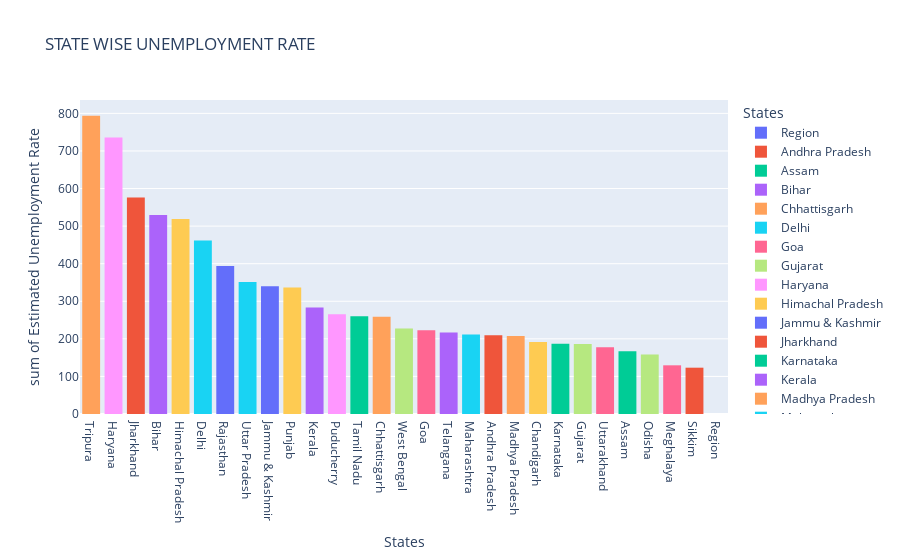

Write notebook code for a chart like this one.
### Code cell
#visualizing the given dataset using histogram
fg=px.histogram(data,x='States',y='Estimated Unemployment Rate',color='States',title='STATE WISE UNEMPLOYMENT RATE',template='plotly')
fg.update_layout(xaxis={'categoryorder':'total descending'})
fg.show()

### Figure 1 — Plotly figure (JSON) as saved in the notebook; plotly's stock layout.template omitted (floating-point values rounded to 4 significant figures)
{"data": [{"alignmentgroup": "True", "bingroup": "x", "histfunc": "sum", "hovertemplate": "States=%{x}<br>sum of Estimated Unemployment Rate=%{y}<extra></extra>", "legendgroup": "Region", "marker": {"color": "#636efa", "pattern": {"shape": ""}}, "name": "Region", "offsetgroup": "Region", "orientation": "v", "showlegend": true, "type": "histogram", "x": ["Region"], "xaxis": "x", "y": [" Estimated Unemployment Rate (%)"], "yaxis": "y"}, {"alignmentgroup": "True", "bingroup": "x", "histfunc": "sum", "hovertemplate": "States=%{x}<br>sum of Estimated Unemployment Rate=%{y}<extra></extra>", "legendgroup": "Andhra Pradesh", "marker": {"color": "#EF553B", "pattern": {"shape": ""}}, "name": "Andhra Pradesh", "offsetgroup": "Andhra Pradesh", "orientation": "v", "showlegend": true, "type": "histogram", "x": ["Andhra Pradesh", "Andhra Pradesh", "Andhra Pradesh", "Andhra Pradesh", "Andhra Pradesh", "Andhra Pradesh", "Andhra Pradesh", "Andhra Pradesh", "Andhra Pradesh", "Andhra Pradesh", "Andhra Pradesh", "Andhra Pradesh", "Andhra Pradesh", "Andhra Pradesh", "Andhra Pradesh", "Andhra Pradesh", "Andhra Pradesh", "Andhra Pradesh", "Andhra Pradesh", "Andhra Pradesh", "Andhra Pradesh", "Andhra Pradesh", "Andhra Pradesh", "Andhra Pradesh", "Andhra Pradesh", "Andhra Pradesh", "Andhra Pradesh", "Andhra Pradesh"], "xaxis": "x", "y": [" 3.65", " 3.05", " 3.75", " 3.32", " 5.17", " 3.52", " 4.12", " 4.38", " 4.84", " 5.91", " 4.06", " 16.29", " 14.46", " 0.85", " 6.09", " 3.80", " 5.64", " 4.61", " 6.01", " 4.70", " 7.54", " 7.88", " 7.11", " 5.66", " 9.88", " 32.30", " 24.91", " 5.86"], "yaxis": "y"}, {"alignmentgroup": "True", "bingroup": "x", "histfunc": "sum", "hovertemplate": "States=%{x}<br>sum of Estimated Unemployment Rate=%{y}<extra></extra>", "legendgroup": "Assam", "marker": {"color": "#00cc96", "pattern": {"shape": ""}}, "name": "Assam", "offsetgroup": "Assam", "orientation": "v", "showlegend": true, "type": "histogram", "x": ["Assam", "Assam", "Assam", "Assam", "Assam", "Assam", "Assam", "Assam", "Assam", "Assam", "Assam", "Assam", "Assam", "Assam", "Assam", "Assam", "Assam", "Assam", "Assam", "Assam", "Assam", "Assam", "Assam", "Assam", "Assam", "Assam"], "xaxis": "x", "y": [" 4.29", " 5.08", " 4.26", " 5.79", " 4.46", " 4.65", " 4.66", " 4.29", " 3.26", " 3.77", " 9.38", " 0.00", " 7.87", " 9.89", " 3.21", " 10.39", " 9.26", " 11.17", " 6.31", " 5.02", " 7.24", " 9.98", " 10.34", " 8.37", " 10.77", " 3.42"], "yaxis": "y"}, {"alignmentgroup": "True", "bingroup": "x", "histfunc": "sum", "hovertemplate": "States=%{x}<br>sum of Estimated Unemployment Rate=%{y}<extra></extra>", "legendgroup": "Bihar", "marker": {"color": "#ab63fa", "pattern": {"shape": ""}}, "name": "Bihar", "offsetgroup": "Bihar", "orientation": "v", "showlegend": true, "type": "histogram", "x": ["Bihar", "Bihar", "Bihar", "Bihar", "Bihar", "Bihar", "Bihar", "Bihar", "Bihar", "Bihar", "Bihar", "Bihar", "Bihar", "Bihar", "Bihar", "Bihar", "Bihar", "Bihar", "Bihar", "Bihar", "Bihar", "Bihar", "Bihar", "Bihar", "Bihar", "Bihar", "Bihar", "Bihar"], "xaxis": "x", "y": [" 9.27", " 10.20", " 13.44", " 11.00", " 8.87", " 12.47", " 12.40", " 10.16", " 9.13", " 9.61", " 15.39", " 45.09", " 47.26", " 20.49", " 19.90", " 13.29", " 16.41", " 17.66", " 20.46", " 14.06", " 17.62", " 14.91", " 20.69", " 15.11", " 15.73", " 58.77", " 37.87", " 12.45"], "yaxis": "y"}, {"alignmentgroup": "True", "bingroup": "x", "histfunc": "sum", "hovertemplate": "States=%{x}<br>sum of Estimated Unemployment Rate=%{y}<extra></extra>", "legendgroup": "Chhattisgarh", "marker": {"color": "#FFA15A", "pattern": {"shape": ""}}, "name": "Chhattisgarh", "offsetgroup": "Chhattisgarh", "orientation": "v", "showlegend": true, "type": "histogram", "x": ["Chhattisgarh", "Chhattisgarh", "Chhattisgarh", "Chhattisgarh", "Chhattisgarh", "Chhattisgarh", "Chhattisgarh", "Chhattisgarh", "Chhattisgarh", "Chhattisgarh", "Chhattisgarh", "Chhattisgarh", "Chhattisgarh", "Chhattisgarh", "Chhattisgarh", "Chhattisgarh", "Chhattisgarh", "Chhattisgarh", "Chhattisgarh", "Chhattisgarh", "Chhattisgarh", "Chhattisgarh", "Chhattisgarh", "Chhattisgarh", "Chhattisgarh", "Chhattisgarh", "Chhattisgarh", "Chhattisgarh"], "xaxis": "x", "y": [" 9.82", " 6.76", " 4.54", " 4.64", " 8.33", " 6.96", " 2.77", " 6.11", " 9.89", " 7.89", " 7.31", " 0.00", " 7.64", " 10.14", " 9.77", " 11.77", " 8.17", " 6.29", " 9.46", " 10.27", " 8.32", " 3.57", " 9.01", " 9.79", " 8.21", " 20.13", " 24.10", " 27.07"], "yaxis": "y"}, {"alignmentgroup": "True", "bingroup": "x", "histfunc": "sum", "hovertemplate": "States=%{x}<br>sum of Estimated Unemployment Rate=%{y}<extra></extra>", "legendgroup": "Delhi", "marker": {"color": "#19d3f3", "pattern": {"shape": ""}}, "name": "Delhi", "offsetgroup": "Delhi", "orientation": "v", "showlegend": true, "type": "histogram", "x": ["Delhi", "Delhi", "Delhi", "Delhi", "Delhi", "Delhi", "Delhi", "Delhi", "Delhi", "Delhi", "Delhi", "Delhi", "Delhi", "Delhi", "Delhi", "Delhi", "Delhi", "Delhi", "Delhi", "Delhi", "Delhi", "Delhi", "Delhi", "Delhi", "Delhi", "Delhi", "Delhi", "Delhi"], "xaxis": "x", "y": [" 12.56", " 9.33", " 11.07", " 17.18", " 12.50", " 15.84", " 11.11", " 16.97", " 13.48", " 13.81", " 15.18", " 20.69", " 22.76", " 21.14", " 12.31", " 12.76", " 14.68", " 13.52", " 20.59", " 12.41", " 16.11", " 11.07", " 22.45", " 14.86", " 17.09", " 16.51", " 45.78", " 18.11"], "yaxis": "y"}, {"alignmentgroup": "True", "bingroup": "x", "histfunc": "sum", "hovertemplate": "States=%{x}<br>sum of Estimated Unemployment Rate=%{y}<extra></extra>", "legendgroup": "Goa", "marker": {"color": "#FF6692", "pattern": {"shape": ""}}, "name": "Goa", "offsetgroup": "Goa", "orientation": "v", "showlegend": true, "type": "histogram", "x": ["Goa", "Goa", "Goa", "Goa", "Goa", "Goa", "Goa", "Goa", "Goa", "Goa", "Goa", "Goa", "Goa", "Goa", "Goa", "Goa", "Goa", "Goa", "Goa", "Goa", "Goa", "Goa", "Goa", "Goa"], "xaxis": "x", "y": [" 2.91", " 5.45", " 10.98", " 1.98", " 3.61", " 7.21", " 23.71", " 3.54", " 5.38", " 0.00", " 15.91", " 20.00", " 2.75", " 13.33", " 12.28", " 4.90", " 3.16", " 12.31", " 25.20", " 16.22", " 10.92", " 4.31", " 4.76", " 11.76"], "yaxis": "y"}, {"alignmentgroup": "True", "bingroup": "x", "histfunc": "sum", "hovertemplate": "States=%{x}<br>sum of Estimated Unemployment Rate=%{y}<extra></extra>", "legendgroup": "Gujarat", "marker": {"color": "#B6E880", "pattern": {"shape": ""}}, "name": "Gujarat", "offsetgroup": "Gujarat", "orientation": "v", "showlegend": true, "type": "histogram", "x": ["Gujarat", "Gujarat", "Gujarat", "Gujarat", "Gujarat", "Gujarat", "Gujarat", "Gujarat", "Gujarat", "Gujarat", "Gujarat", "Gujarat", "Gujarat", "Gujarat", "Gujarat", "Gujarat", "Gujarat", "Gujarat", "Gujarat", "Gujarat", "Gujarat", "Gujarat", "Gujarat", "Gujarat", "Gujarat", "Gujarat", "Gujarat", "Gujarat"], "xaxis": "x", "y": [" 2.88", " 4.77", " 4.58", " 3.70", " 6.29", " 4.91", " 4.68", " 3.46", " 5.35", " 6.64", " 7.59", " 12.00", " 14.58", " 1.41", " 4.09", " 6.31", " 5.15", " 4.20", " 5.96", " 5.45", " 7.53", " 5.71", " 5.82", " 6.04", " 5.39", " 25.94", " 11.62", " 4.54"], "yaxis": "y"}, {"alignmentgroup": "True", "bingroup": "x", "histfunc": "sum", "hovertemplate": "States=%{x}<br>sum of Estimated Unemployment Rate=%{y}<extra></extra>", "legendgroup": "Haryana", "marker": {"color": "#FF97FF", "pattern": {"shape": ""}}, "name": "Haryana", "offsetgroup": "Haryana", "orientation": "v", "showlegend": true, "type": "histogram", "x": ["Haryana", "Haryana", "Haryana", "Haryana", "Haryana", "Haryana", "Haryana", "Haryana", "Haryana", "Haryana", "Haryana", "Haryana", "Haryana", "Haryana", "Haryana", "Haryana", "Haryana", "Haryana", "Haryana", "Haryana", "Haryana", "Haryana", "Haryana", "Haryana", "Haryana", "Haryana", "Haryana", "Haryana"], "xaxis": "x", "y": [" 14.54", " 23.08", " 16.22", " 30.94", " 16.36", " 24.17", " 16.59", " 29.56", " 16.21", " 27.19", " 23.92", " 41.61", " 34.22", " 35.57", " 24.67", " 20.42", " 25.45", " 24.19", " 26.84", " 21.04", " 27.06", " 23.65", " 27.24", " 23.29", " 27.14", " 46.89", " 38.46", " 29.41"], "yaxis": "y"}, {"alignmentgroup": "True", "bingroup": "x", "histfunc": "sum", "hovertemplate": "States=%{x}<br>sum of Estimated Unemployment Rate=%{y}<extra></extra>", "legendgroup": "Himachal Pradesh", "marker": {"color": "#FECB52", "pattern": {"shape": ""}}, "name": "Himachal Pradesh", "offsetgroup": "Himachal Pradesh", "orientation": "v", "showlegend": true, "type": "histogram", "x": ["Himachal Pradesh", "Himachal Pradesh", "Himachal Pradesh", "Himachal Pradesh", "Himachal Pradesh", "Himachal Pradesh", "Himachal Pradesh", "Himachal Pradesh", "Himachal Pradesh", "Himachal Pradesh", "Himachal Pradesh", "Himachal Pradesh", "Himachal Pradesh", "Himachal Pradesh", "Himachal Pradesh", "Himachal Pradesh", "Himachal Pradesh", "Himachal Pradesh", "Himachal Pradesh", "Himachal Pradesh", "Himachal Pradesh", "Himachal Pradesh", "Himachal Pradesh", "Himachal Pradesh", "Himachal Pradesh", "Himachal Pradesh", "Himachal Pradesh", "Himachal Pradesh"], "xaxis": "x", "y": [" 13.68", " 11.43", " 20.59", " 18.56", " 15.98", " 15.81", " 22.86", " 19.46", " 16.67", " 15.42", " 17.71", " 2.13", " 25.64", " 1.12", " 10.88", " 21.43", " 21.51", " 24.48", " 12.00", " 23.77", " 27.27", " 25.32", " 18.15", " 27.31", " 26.44", " 2.70", " 50.00", " 10.81"], "yaxis": "y"}, {"alignmentgroup": "True", "bingroup": "x", "histfunc": "sum", "hovertemplate": "States=%{x}<br>sum of Estimated Unemployment Rate=%{y}<extra></extra>", "legendgroup": "Jammu & Kashmir", "marker": {"color": "#636efa", "pattern": {"shape": ""}}, "name": "Jammu & Kashmir", "offsetgroup": "Jammu & Kashmir", "orientation": "v", "showlegend": true, "type": "histogram", "x": ["Jammu & Kashmir", "Jammu & Kashmir", "Jammu & Kashmir", "Jammu & Kashmir", "Jammu & Kashmir", "Jammu & Kashmir", "Jammu & Kashmir", "Jammu & Kashmir", "Jammu & Kashmir", "Jammu & Kashmir", "Jammu & Kashmir", "Jammu & Kashmir", "Jammu & Kashmir", "Jammu & Kashmir", "Jammu & Kashmir", "Jammu & Kashmir", "Jammu & Kashmir", "Jammu & Kashmir", "Jammu & Kashmir", "Jammu & Kashmir", "Jammu & Kashmir"], "xaxis": "x", "y": [" 12.78", " 12.09", " 13.67", " 11.32", " 19.27", " 14.73", " 22.19", " 21.23", " 16.00", " 2.22", " 18.97", " 23.04", " 19.88", " 21.55", " 24.06", " 14.29", " 7.02", " 18.54", " 19.86", " 14.29", " 12.96"], "yaxis": "y"}, {"alignmentgroup": "True", "bingroup": "x", "histfunc": "sum", "hovertemplate": "States=%{x}<br>sum of Estimated Unemployment Rate=%{y}<extra></extra>", "legendgroup": "Jharkhand", "marker": {"color": "#EF553B", "pattern": {"shape": ""}}, "name": "Jharkhand", "offsetgroup": "Jharkhand", "orientation": "v", "showlegend": true, "type": "histogram", "x": ["Jharkhand", "Jharkhand", "Jharkhand", "Jharkhand", "Jharkhand", "Jharkhand", "Jharkhand", "Jharkhand", "Jharkhand", "Jharkhand", "Jharkhand", "Jharkhand", "Jharkhand", "Jharkhand", "Jharkhand", "Jharkhand", "Jharkhand", "Jharkhand", "Jharkhand", "Jharkhand", "Jharkhand", "Jharkhand", "Jharkhand", "Jharkhand", "Jharkhand", "Jharkhand", "Jharkhand", "Jharkhand"], "xaxis": "x", "y": [" 7.11", " 8.46", " 9.98", " 12.06", " 7.12", " 6.57", " 8.07", " 15.15", " 6.16", " 9.06", " 5.01", " 41.72", " 55.10", " 21.53", " 17.23", " 20.51", " 15.67", " 20.25", " 21.16", " 19.05", " 17.34", " 22.01", " 22.96", " 19.67", " 16.40", " 61.48", " 70.17", " 19.38"], "yaxis": "y"}, {"alignmentgroup": "True", "bingroup": "x", "histfunc": "sum", "hovertemplate": "States=%{x}<br>sum of Estimated Unemployment Rate=%{y}<extra></extra>", "legendgroup": "Karnataka", "marker": {"color": "#00cc96", "pattern": {"shape": ""}}, "name": "Karnataka", "offsetgroup": "Karnataka", "orientation": "v", "showlegend": true, "type": "histogram", "x": ["Karnataka", "Karnataka", "Karnataka", "Karnataka", "Karnataka", "Karnataka", "Karnataka", "Karnataka", "Karnataka", "Karnataka", "Karnataka", "Karnataka", "Karnataka", "Karnataka", "Karnataka", "Karnataka", "Karnataka", "Karnataka", "Karnataka", "Karnataka", "Karnataka", "Karnataka", "Karnataka", "Karnataka", "Karnataka", "Karnataka", "Karnataka", "Karnataka"], "xaxis": "x", "y": [" 5.46", " 5.98", " 0.52", " 0.37", " 3.20", " 7.13", " 1.19", " 0.41", " 2.57", " 4.11", " 2.39", " 33.17", " 23.72", " 10.92", " 6.56", " 5.00", " 2.29", " 1.27", " 3.57", " 3.87", " 3.44", " 1.56", " 3.31", " 2.88", " 4.92", " 25.12", " 15.88", " 6.12"], "yaxis": "y"}, {"alignmentgroup": "True", "bingroup": "x", "histfunc": "sum", "hovertemplate": "States=%{x}<br>sum of Estimated Unemployment Rate=%{y}<extra></extra>", "legendgroup": "Kerala", "marker": {"color": "#ab63fa", "pattern": {"shape": ""}}, "name": "Kerala", "offsetgroup": "Kerala", "orientation": "v", "showlegend": true, "type": "histogram", "x": ["Kerala", "Kerala", "Kerala", "Kerala", "Kerala", "Kerala", "Kerala", "Kerala", "Kerala", "Kerala", "Kerala", "Kerala", "Kerala", "Kerala", "Kerala", "Kerala", "Kerala", "Kerala", "Kerala", "Kerala", "Kerala", "Kerala", "Kerala", "Kerala", "Kerala", "Kerala", "Kerala", "Kerala"], "xaxis": "x", "y": [" 6.63", " 9.00", " 4.95", " 10.32", " 5.35", " 9.14", " 5.00", " 10.77", " 4.11", " 8.91", " 8.85", " 10.71", " 23.38", " 27.66", " 6.11", " 6.67", " 7.58", " 7.69", " 5.52", " 5.35", " 6.71", " 7.31", " 6.65", " 6.08", " 9.14", " 21.43", " 30.28", " 12.17"], "yaxis": "y"}, {"alignmentgroup": "True", "bingroup": "x", "histfunc": "sum", "hovertemplate": "States=%{x}<br>sum of Estimated Unemployment Rate=%{y}<extra></extra>", "legendgroup": "Madhya Pradesh", "marker": {"color": "#FFA15A", "pattern": {"shape": ""}}, "name": "Madhya Pradesh", "offsetgroup": "Madhya Pradesh", "orientation": "v", "showlegend": true, "type": "histogram", "x": ["Madhya Pradesh", "Madhya Pradesh", "Madhya Pradesh", "Madhya Pradesh", "Madhya Pradesh", "Madhya Pradesh", "Madhya Pradesh", "Madhya Pradesh", "Madhya Pradesh", "Madhya Pradesh", "Madhya Pradesh", "Madhya Pradesh", "Madhya Pradesh", "Madhya Pradesh", "Madhya Pradesh", "Madhya Pradesh", "Madhya Pradesh", "Madhya Pradesh", "Madhya Pradesh", "Madhya Pradesh", "Madhya Pradesh", "Madhya Pradesh", "Madhya Pradesh", "Madhya Pradesh", "Madhya Pradesh", "Madhya Pradesh", "Madhya Pradesh", "Madhya Pradesh"], "xaxis": "x", "y": [" 3.63", " 4.25", " 3.92", " 4.94", " 3.08", " 2.98", " 2.72", " 2.94", " 3.66", " 4.42", " 1.19", " 12.50", " 22.46", " 6.46", " 3.91", " 6.38", " 7.38", " 6.82", " 7.00", " 4.40", " 6.06", " 6.20", " 5.17", " 4.96", " 4.80", " 11.94", " 40.49", " 12.72"], "yaxis": "y"}, {"alignmentgroup": "True", "bingroup": "x", "histfunc": "sum", "hovertemplate": "States=%{x}<br>sum of Estimated Unemployment Rate=%{y}<extra></extra>", "legendgroup": "Maharashtra", "marker": {"color": "#19d3f3", "pattern": {"shape": ""}}, "name": "Maharashtra", "offsetgroup": "Maharashtra", "orientation": "v", "showlegend": true, "type": "histogram", "x": ["Maharashtra", "Maharashtra", "Maharashtra", "Maharashtra", "Maharashtra", "Maharashtra", "Maharashtra", "Maharashtra", "Maharashtra", "Maharashtra", "Maharashtra", "Maharashtra", "Maharashtra", "Maharashtra", "Maharashtra", "Maharashtra", "Maharashtra", "Maharashtra", "Maharashtra", "Maharashtra", "Maharashtra", "Maharashtra", "Maharashtra", "Maharashtra", "Maharashtra", "Maharashtra", "Maharashtra", "Maharashtra"], "xaxis": "x", "y": [" 3.67", " 4.34", " 3.66", " 3.76", " 4.40", " 3.81", " 3.68", " 3.03", " 3.80", " 4.24", " 5.38", " 25.28", " 16.89", " 9.40", " 6.08", " 6.46", " 6.35", " 7.57", " 7.60", " 7.51", " 7.60", " 7.83", " 6.67", " 5.34", " 6.34", " 14.99", " 15.92", " 10.01"], "yaxis": "y"}, {"alignmentgroup": "True", "bingroup": "x", "histfunc": "sum", "hovertemplate": "States=%{x}<br>sum of Estimated Unemployment Rate=%{y}<extra></extra>", "legendgroup": "Meghalaya", "marker": {"color": "#FF6692", "pattern": {"shape": ""}}, "name": "Meghalaya", "offsetgroup": "Meghalaya", "orientation": "v", "showlegend": true, "type": "histogram", "x": ["Meghalaya", "Meghalaya", "Meghalaya", "Meghalaya", "Meghalaya", "Meghalaya", "Meghalaya", "Meghalaya", "Meghalaya", "Meghalaya", "Meghalaya", "Meghalaya", "Meghalaya", "Meghalaya", "Meghalaya", "Meghalaya", "Meghalaya", "Meghalaya", "Meghalaya", "Meghalaya", "Meghalaya", "Meghalaya", "Meghalaya", "Meghalaya", "Meghalaya", "Meghalaya", "Meghalaya"], "xaxis": "x", "y": [" 3.16", " 4.23", " 1.03", " 0.52", " 0.24", " 3.70", " 1.50", " 1.80", " 0.97", " 2.76", " 1.28", " 8.38", " 3.73", " 1.35", " 8.40", " 8.66", " 4.43", " 5.80", " 5.30", " 7.20", " 3.02", " 5.21", " 4.76", " 7.37", " 2.80", " 17.39", " 14.58"], "yaxis": "y"}, {"alignmentgroup": "True", "bingroup": "x", "histfunc": "sum", "hovertemplate": "States=%{x}<br>sum of Estimated Unemployment Rate=%{y}<extra></extra>", "legendgroup": "Odisha", "marker": {"color": "#B6E880", "pattern": {"shape": ""}}, "name": "Odisha", "offsetgroup": "Odisha", "orientation": "v", "showlegend": true, "type": "histogram", "x": ["Odisha", "Odisha", "Odisha", "Odisha", "Odisha", "Odisha", "Odisha", "Odisha", "Odisha", "Odisha", "Odisha", "Odisha", "Odisha", "Odisha", "Odisha", "Odisha", "Odisha", "Odisha", "Odisha", "Odisha", "Odisha", "Odisha", "Odisha", "Odisha", "Odisha", "Odisha", "Odisha", "Odisha"], "xaxis": "x", "y": [" 4.17", " 4.71", " 3.31", " 3.68", " 4.31", " 4.28", " 4.72", " 4.67", " 1.81", " 3.31", " 15.09", " 24.48", " 9.45", " 4.59", " 2.95", " 2.63", " 1.78", " 3.50", " 3.78", " 4.50", " 2.23", " 3.36", " 2.28", " 2.19", " 3.96", " 20.50", " 10.00", " 2.18"], "yaxis": "y"}, {"alignmentgroup": "True", "bingroup": "x", "histfunc": "sum", "hovertemplate": "States=%{x}<br>sum of Estimated Unemployment Rate=%{y}<extra></extra>", "legendgroup": "Puducherry", "marker": {"color": "#FF97FF", "pattern": {"shape": ""}}, "name": "Puducherry", "offsetgroup": "Puducherry", "orientation": "v", "showlegend": true, "type": "histogram", "x": ["Puducherry", "Puducherry", "Puducherry", "Puducherry", "Puducherry", "Puducherry", "Puducherry", "Puducherry", "Puducherry", "Puducherry", "Puducherry", "Puducherry", "Puducherry", "Puducherry", "Puducherry", "Puducherry", "Puducherry", "Puducherry", "Puducherry", "Puducherry", "Puducherry", "Puducherry", "Puducherry", "Puducherry", "Puducherry", "Puducherry"], "xaxis": "x", "y": [" 0.00", " 0.00", " 0.00", " 4.85", " 0.00", " 1.18", " 0.00", " 1.99", " 0.58", " 1.74", " 2.31", " 74.51", " 1.25", " 0.00", " 0.00", " 8.95", " 1.22", " 1.17", " 1.37", " 5.21", " 0.57", " 1.78", " 0.62", " 76.74", " 75.00", " 4.55"], "yaxis": "y"}, {"alignmentgroup": "True", "bingroup": "x", "histfunc": "sum", "hovertemplate": "States=%{x}<br>sum of Estimated Unemployment Rate=%{y}<extra></extra>", "legendgroup": "Punjab", "marker": {"color": "#FECB52", "pattern": {"shape": ""}}, "name": "Punjab", "offsetgroup": "Punjab", "orientation": "v", "showlegend": true, "type": "histogram", "x": ["Punjab", "Punjab", "Punjab", "Punjab", "Punjab", "Punjab", "Punjab", "Punjab", "Punjab", "Punjab", "Punjab", "Punjab", "Punjab", "Punjab", "Punjab", "Punjab", "Punjab", "Punjab", "Punjab", "Punjab", "Punjab", "Punjab", "Punjab", "Punjab", "Punjab", "Punjab", "Punjab", "Punjab"], "xaxis": "x", "y": [" 9.17", " 12.21", " 9.64", " 6.69", " 8.59", " 12.56", " 7.07", " 6.13", " 9.69", " 10.41", " 10.51", " 3.69", " 40.59", " 20.00", " 13.49", " 13.17", " 11.61", " 11.99", " 15.69", " 13.75", " 10.39", " 11.97", " 13.68", " 11.99", " 9.97", " 1.13", " 20.54", " 10.55"], "yaxis": "y"}, {"alignmentgroup": "True", "bingroup": "x", "histfunc": "sum", "hovertemplate": "States=%{x}<br>sum of Estimated Unemployment Rate=%{y}<extra></extra>", "legendgroup": "Rajasthan", "marker": {"color": "#636efa", "pattern": {"shape": ""}}, "name": "Rajasthan", "offsetgroup": "Rajasthan", "orientation": "v", "showlegend": true, "type": "histogram", "x": ["Rajasthan", "Rajasthan", "Rajasthan", "Rajasthan", "Rajasthan", "Rajasthan", "Rajasthan", "Rajasthan", "Rajasthan", "Rajasthan", "Rajasthan", "Rajasthan", "Rajasthan", "Rajasthan", "Rajasthan", "Rajasthan", "Rajasthan", "Rajasthan", "Rajasthan", "Rajasthan", "Rajasthan", "Rajasthan", "Rajasthan", "Rajasthan", "Rajasthan", "Rajasthan", "Rajasthan", "Rajasthan"], "xaxis": "x", "y": [" 4.03", " 13.70", " 9.70", " 12.50", " 5.45", " 14.66", " 10.47", " 13.96", " 8.00", " 14.48", " 9.47", " 12.25", " 10.45", " 13.86", " 13.62", " 14.36", " 11.67", " 14.71", " 12.63", " 13.02", " 14.30", " 18.04", " 18.82", " 17.02", " 18.54", " 35.53", " 25.35", " 13.04"], "yaxis": "y"}, {"alignmentgroup": "True", "bingroup": "x", "histfunc": "sum", "hovertemplate": "States=%{x}<br>sum of Estimated Unemployment Rate=%{y}<extra></extra>", "legendgroup": "Sikkim", "marker": {"color": "#EF553B", "pattern": {"shape": ""}}, "name": "Sikkim", "offsetgroup": "Sikkim", "orientation": "v", "showlegend": true, "type": "histogram", "x": ["Sikkim", "Sikkim", "Sikkim", "Sikkim", "Sikkim", "Sikkim", "Sikkim", "Sikkim", "Sikkim", "Sikkim", "Sikkim", "Sikkim", "Sikkim", "Sikkim", "Sikkim", "Sikkim", "Sikkim"], "xaxis": "x", "y": [" 5.48", " 13.11", " 1.00", " 0.00", " 5.81", " 8.20", " 7.76", " 2.56", " 4.82", " 4.81", " 9.68", " 4.04", " 7.37", " 20.45", " 5.77", " 19.75", " 2.63"], "yaxis": "y"}, {"alignmentgroup": "True", "bingroup": "x", "histfunc": "sum", "hovertemplate": "States=%{x}<br>sum of Estimated Unemployment Rate=%{y}<extra></extra>", "legendgroup": "Tamil Nadu", "marker": {"color": "#00cc96", "pattern": {"shape": ""}}, "name": "Tamil Nadu", "offsetgroup": "Tamil Nadu", "orientation": "v", "showlegend": true, "type": "histogram", "x": ["Tamil Nadu", "Tamil Nadu", "Tamil Nadu", "Tamil Nadu", "Tamil Nadu", "Tamil Nadu", "Tamil Nadu", "Tamil Nadu", "Tamil Nadu", "Tamil Nadu", "Tamil Nadu", "Tamil Nadu", "Tamil Nadu", "Tamil Nadu", "Tamil Nadu", "Tamil Nadu", "Tamil Nadu", "Tamil Nadu", "Tamil Nadu", "Tamil Nadu", "Tamil Nadu", "Tamil Nadu", "Tamil Nadu", "Tamil Nadu", "Tamil Nadu", "Tamil Nadu", "Tamil Nadu", "Tamil Nadu"], "xaxis": "x", "y": [" 0.97", " 0.92", " 6.01", " 2.91", " 1.71", " 1.46", " 2.46", " 3.73", " 1.18", " 1.17", " 6.36", " 53.19", " 38.73", " 2.06", " 0.89", " 1.56", " 3.18", " 9.53", " 1.86", " 1.13", " 2.65", " 8.05", " 2.05", " 3.31", " 6.46", " 45.55", " 25.95", " 24.93"], "yaxis": "y"}, {"alignmentgroup": "True", "bingroup": "x", "histfunc": "sum", "hovertemplate": "States=%{x}<br>sum of Estimated Unemployment Rate=%{y}<extra></extra>", "legendgroup": "Telangana", "marker": {"color": "#ab63fa", "pattern": {"shape": ""}}, "name": "Telangana", "offsetgroup": "Telangana", "orientation": "v", "showlegend": true, "type": "histogram", "x": ["Telangana", "Telangana", "Telangana", "Telangana", "Telangana", "Telangana", "Telangana", "Telangana", "Telangana", "Telangana", "Telangana", "Telangana", "Telangana", "Telangana", "Telangana", "Telangana", "Telangana", "Telangana", "Telangana", "Telangana", "Telangana", "Telangana", "Telangana", "Telangana", "Telangana", "Telangana", "Telangana", "Telangana"], "xaxis": "x", "y": [" 2.23", " 5.92", " 2.45", " 1.40", " 5.49", " 7.29", " 6.47", " 1.35", " 5.02", " 9.02", " 5.63", " 4.51", " 34.01", " 19.30", " 1.52", " 1.43", " 3.73", " 4.19", " 6.19", " 6.74", " 5.23", " 4.22", " 6.49", " 6.74", " 6.10", " 10.50", " 36.57", " 6.92"], "yaxis": "y"}, {"alignmentgroup": "True", "bingroup": "x", "histfunc": "sum", "hovertemplate": "States=%{x}<br>sum of Estimated Unemployment Rate=%{y}<extra></extra>", "legendgroup": "Tripura", "marker": {"color": "#FFA15A", "pattern": {"shape": ""}}, "name": "Tripura", "offsetgroup": "Tripura", "orientation": "v", "showlegend": true, "type": "histogram", "x": ["Tripura", "Tripura", "Tripura", "Tripura", "Tripura", "Tripura", "Tripura", "Tripura", "Tripura", "Tripura", "Tripura", "Tripura", "Tripura", "Tripura", "Tripura", "Tripura", "Tripura", "Tripura", "Tripura", "Tripura", "Tripura", "Tripura", "Tripura", "Tripura", "Tripura", "Tripura", "Tripura", "Tripura"], "xaxis": "x", "y": [" 29.25", " 26.64", " 22.47", " 25.49", " 30.23", " 27.54", " 25.25", " 26.53", " 31.91", " 26.22", " 31.61", " 43.64", " 14.71", " 18.84", " 34.69", " 25.59", " 25.81", " 33.45", " 33.57", " 26.67", " 27.15", " 33.48", " 34.37", " 33.88", " 25.69", " 34.88", " 16.78", " 27.47"], "yaxis": "y"}, {"alignmentgroup": "True", "bingroup": "x", "histfunc": "sum", "hovertemplate": "States=%{x}<br>sum of Estimated Unemployment Rate=%{y}<extra></extra>", "legendgroup": "Uttar Pradesh", "marker": {"color": "#19d3f3", "pattern": {"shape": ""}}, "name": "Uttar Pradesh", "offsetgroup": "Uttar Pradesh", "orientation": "v", "showlegend": true, "type": "histogram", "x": ["Uttar Pradesh", "Uttar Pradesh", "Uttar Pradesh", "Uttar Pradesh", "Uttar Pradesh", "Uttar Pradesh", "Uttar Pradesh", "Uttar Pradesh", "Uttar Pradesh", "Uttar Pradesh", "Uttar Pradesh", "Uttar Pradesh", "Uttar Pradesh", "Uttar Pradesh", "Uttar Pradesh", "Uttar Pradesh", "Uttar Pradesh", "Uttar Pradesh", "Uttar Pradesh", "Uttar Pradesh", "Uttar Pradesh", "Uttar Pradesh", "Uttar Pradesh", "Uttar Pradesh", "Uttar Pradesh", "Uttar Pradesh", "Uttar Pradesh", "Uttar Pradesh"], "xaxis": "x", "y": [" 10.26", " 11.13", " 9.19", " 11.47", " 6.45", " 10.18", " 6.94", " 8.43", " 6.06", " 8.12", " 9.37", " 19.92", " 16.89", " 8.51", " 14.40", " 11.62", " 11.80", " 14.73", " 13.58", " 10.35", " 11.31", " 12.37", " 12.34", " 11.65", " 12.32", " 26.94", " 32.06", " 13.05"], "yaxis": "y"}, {"alignmentgroup": "True", "bingroup": "x", "histfunc": "sum", "hovertemplate": "States=%{x}<br>sum of Estimated Unemployment Rate=%{y}<extra></extra>", "legendgroup": "Uttarakhand", "marker": {"color": "#FF6692", "pattern": {"shape": ""}}, "name": "Uttarakhand", "offsetgroup": "Uttarakhand", "orientation": "v", "showlegend": true, "type": "histogram", "x": ["Uttarakhand", "Uttarakhand", "Uttarakhand", "Uttarakhand", "Uttarakhand", "Uttarakhand", "Uttarakhand", "Uttarakhand", "Uttarakhand", "Uttarakhand", "Uttarakhand", "Uttarakhand", "Uttarakhand", "Uttarakhand", "Uttarakhand", "Uttarakhand", "Uttarakhand", "Uttarakhand", "Uttarakhand", "Uttarakhand", "Uttarakhand", "Uttarakhand", "Uttarakhand", "Uttarakhand", "Uttarakhand", "Uttarakhand", "Uttarakhand"], "xaxis": "x", "y": [" 1.63", " 4.65", " 5.74", " 6.11", " 3.47", " 4.83", " 5.56", " 4.52", " 4.17", " 4.85", " 3.66", " 3.57", " 10.71", " 9.17", " 4.69", " 6.94", " 7.43", " 9.62", " 4.72", " 6.34", " 7.39", " 8.92", " 5.28", " 8.15", " 13.18", " 17.36", " 5.08"], "yaxis": "y"}, {"alignmentgroup": "True", "bingroup": "x", "histfunc": "sum", "hovertemplate": "States=%{x}<br>sum of Estimated Unemployment Rate=%{y}<extra></extra>", "legendgroup": "West Bengal", "marker": {"color": "#B6E880", "pattern": {"shape": ""}}, "name": "West Bengal", "offsetgroup": "West Bengal", "orientation": "v", "showlegend": true, "type": "histogram", "x": ["West Bengal", "West Bengal", "West Bengal", "West Bengal", "West Bengal", "West Bengal", "West Bengal", "West Bengal", "West Bengal", "West Bengal", "West Bengal", "West Bengal", "West Bengal", "West Bengal", "West Bengal", "West Bengal", "West Bengal", "West Bengal", "West Bengal", "West Bengal", "West Bengal", "West Bengal", "West Bengal", "West Bengal", "West Bengal", "West Bengal", "West Bengal", "West Bengal"], "xaxis": "x", "y": [" 6.02", " 5.85", " 5.62", " 5.58", " 5.26", " 6.78", " 5.83", " 5.79", " 6.79", " 3.78", " 7.02", " 18.32", " 18.43", " 4.94", " 7.25", " 7.38", " 7.91", " 7.27", " 7.79", " 7.83", " 6.61", " 7.24", " 7.27", " 7.55", " 6.67", " 15.63", " 15.22", " 9.86"], "yaxis": "y"}, {"alignmentgroup": "True", "bingroup": "x", "histfunc": "sum", "hovertemplate": "States=%{x}<br>sum of Estimated Unemployment Rate=%{y}<extra></extra>", "legendgroup": "Chandigarh", "marker": {"color": "#FECB52", "pattern": {"shape": ""}}, "name": "Chandigarh", "offsetgroup": "Chandigarh", "orientation": "v", "showlegend": true, "type": "histogram", "x": ["Chandigarh", "Chandigarh", "Chandigarh", "Chandigarh", "Chandigarh", "Chandigarh", "Chandigarh", "Chandigarh", "Chandigarh", "Chandigarh", "Chandigarh", "Chandigarh"], "xaxis": "x", "y": [" 18.35", " 12.40", " 21.80", " 9.52", " 20.14", " 13.99", " 22.05", " 8.33", " 20.00", " 16.67", " 21.43", " 7.22"], "yaxis": "y"}], "layout": {"barmode": "relative", "legend": {"title": {"text": "States"}, "tracegroupgap": 0}, "title": {"text": "STATE WISE UNEMPLOYMENT RATE"}, "xaxis": {"anchor": "y", "categoryarray": ["Region", "Andhra Pradesh", "Assam", "Bihar", "Chhattisgarh", "Delhi", "Goa", "Gujarat", "Haryana", "Himachal Pradesh", "Jammu & Kashmir", "Jharkhand", "Karnataka", "Kerala", "Madhya Pradesh", "Maharashtra", "Meghalaya", "Odisha", "Puducherry", "Punjab", "Rajasthan", "Sikkim", "Tamil Nadu", "Telangana", "Tripura", "Uttar Pradesh", "Uttarakhand", "West Bengal", null, "Chandigarh"], "categoryorder": "total descending", "domain": [0, 1], "title": {"text": "States"}}, "yaxis": {"anchor": "x", "domain": [0, 1], "title": {"text": "sum of Estimated Unemployment Rate"}}}}
